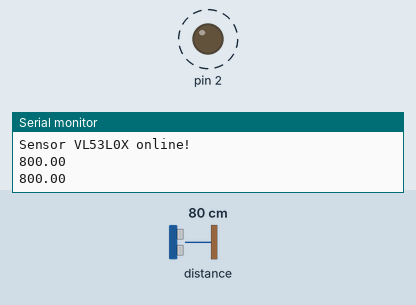
A sketch run on a simulated Arduino Uno, built with avr-gcc and run on an emulated ATmega328P. Shown: output pins drawn as LEDs (lit = HIGH), the last lines printed to the serial monitor. Dashed ring = blinking. The inputs (shaded band) are chosen by the test bench; at power-on: distance to the obstacle 80 cm.

Above: at 0.8 s.
1.5 s: distance to the obstacle set to 94 cm
4.8 s: distance to the obstacle set to 103 cm
At 5.9 s:
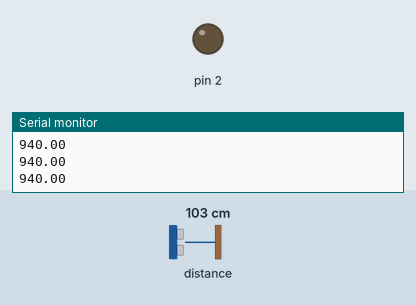
6.3 s: distance to the obstacle set to 2 cm
At 6.8 s:
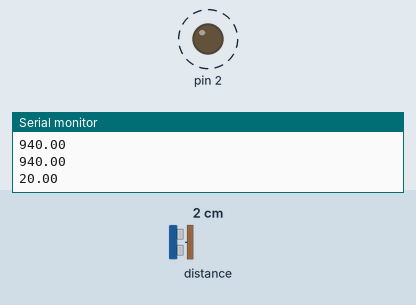
9.6 s: distance to the obstacle set to 120 cm
At 9.6 s:
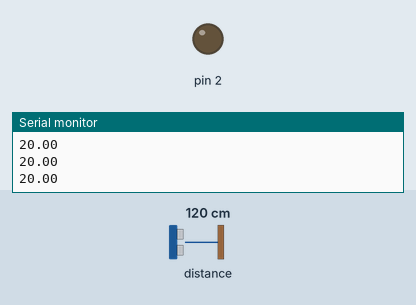
Timing chart, 0 to 12.1 s (numbered marks = the images above; inputs shaded):
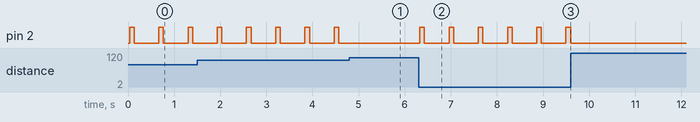

Measured:
- the behaviour switches between 99 and 100 cm on distance to the obstacle (found by bisection; images 0 and 1)
- after the input at 4.8 s, pin 2: stops changing and stays LOW
- after the input at 6.3 s, pin 2: alternates HIGH for 0.10 s and LOW for 0.53 s, starting at once
- after the input at 9.6 s, pin 2: stops changing and stays LOW
- by itself, pin 2: alternates HIGH for 0.10 s and LOW for 0.53 s

The sketch:

ToF.ino
```cpp
#include <VL53L0X.h>

#define THR_DISTANCE 1000

VL53L0X distanceSensor;
float vzdialenost;

void setup() {
  Serial.begin(115200);
  pinMode(2,OUTPUT);

  Wire.begin();
  distanceSensor.setTimeout(100);
  if (!distanceSensor.init())
  {
    Serial.println("Failed to detect and initialize sensor VL53L0X !");
  }
  Serial.println("Sensor VL53L0X online!");
}

void loop() {
  vzdialenost = distanceSensor.readRangeSingleMillimeters();
  if(vzdialenost < THR_DISTANCE)
  {
    Serial.println(vzdialenost);
    digitalWrite(2, HIGH);
    delay(100);
    digitalWrite(2, LOW);
    delay(500);
  }
}
```
